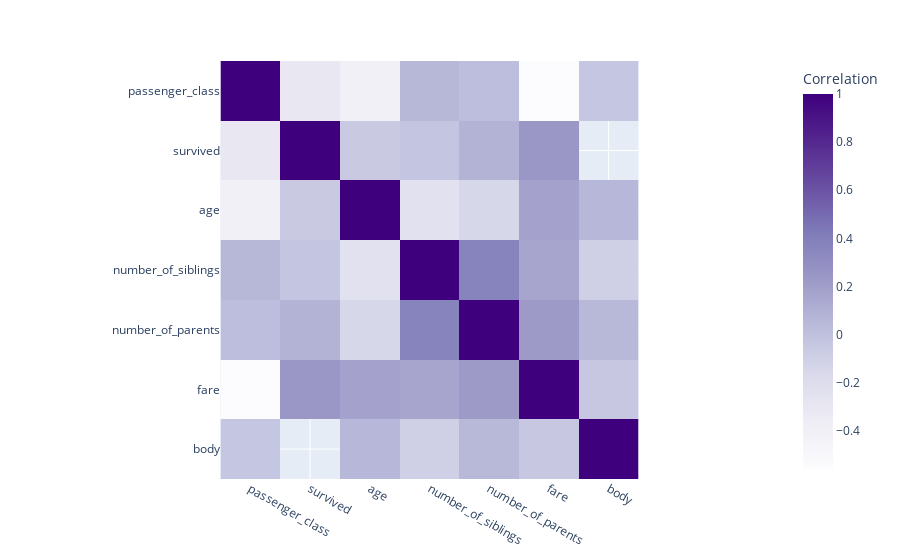

Notebook source saved alongside this figure:
### Markdown cell above
##### Now, let's construct a correlation matrix.

### Code cell
# Computing the correlation matrix
corr_matrix = titanic_data.corr(numeric_only=True)

# heatmap with plotly
fig = px.imshow(
    corr_matrix, 
    color_continuous_scale='Purples', 
    labels=dict(color='Correlation'))
fig.show()

### Figure 1 — Plotly figure (JSON) as saved in the notebook; plotly's stock layout.template omitted (floating-point values rounded to 4 significant figures)
{"data": [{"coloraxis": "coloraxis", "hovertemplate": "x: %{x}<br>y: %{y}<br>Correlation: %{z}<extra></extra>", "name": "0", "type": "heatmap", "x": ["passenger_class", "survived", "age", "number_of_siblings", "number_of_parents", "fare", "body"], "xaxis": "x", "y": ["passenger_class", "survived", "age", "number_of_siblings", "number_of_parents", "fare", "body"], "yaxis": "y", "z": [[1, -0.3125, -0.4081, 0.06083, 0.01832, -0.5586, -0.03464], [-0.3125, 1, -0.05551, -0.02783, 0.08266, 0.2443, null], [-0.4081, -0.05551, 1, -0.2437, -0.1509, 0.1787, 0.05881], [0.06083, -0.02783, -0.2437, 1, 0.3736, 0.1602, -0.09996], [0.01832, 0.08266, -0.1509, 0.3736, 1, 0.2215, 0.0511], [-0.5586, 0.2443, 0.1787, 0.1602, 0.2215, 1, -0.04311], [-0.03464, null, 0.05881, -0.09996, 0.0511, -0.04311, 1]]}], "layout": {"coloraxis": {"colorbar": {"title": {"text": "Correlation"}}, "colorscale": [[0, "rgb(252,251,253)"], [0.125, "rgb(239,237,245)"], [0.25, "rgb(218,218,235)"], [0.375, "rgb(188,189,220)"], [0.5, "rgb(158,154,200)"], [0.625, "rgb(128,125,186)"], [0.75, "rgb(106,81,163)"], [0.875, "rgb(84,39,143)"], [1, "rgb(63,0,125)"]]}, "margin": {"t": 60}, "xaxis": {"anchor": "y", "constrain": "domain", "domain": [0, 1], "scaleanchor": "y"}, "yaxis": {"anchor": "x", "autorange": "reversed", "constrain": "domain", "domain": [0, 1]}}}
